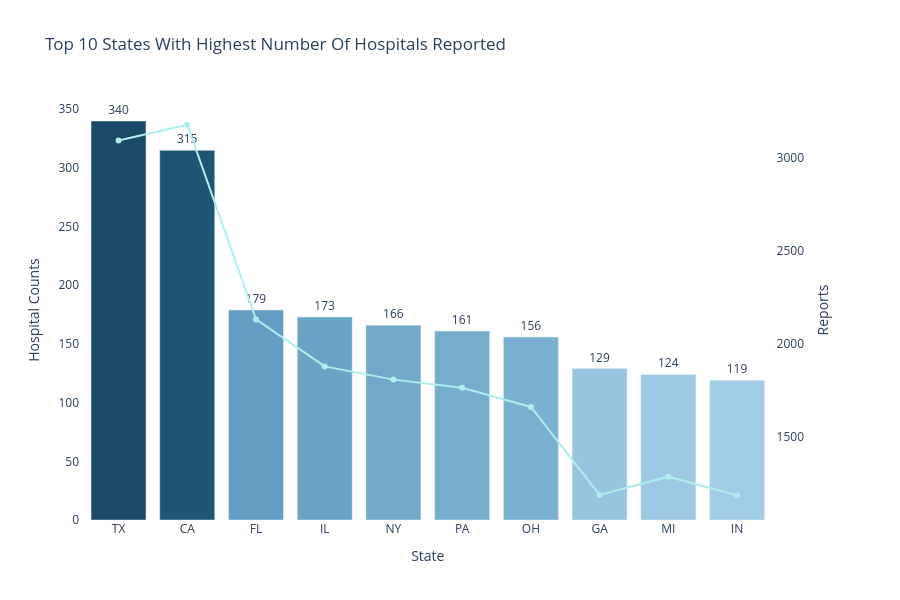

The notebook cell this image was saved under:
### Code cell
top_10_state_hospitals = data.query("reports_availability == 'Available'").groupby("state").agg(hospital_counts=("hospital_name", 'nunique'), reports=("reports_availability", "count")).nlargest(columns="reports",n=10).sort_values(by="hospital_counts", ascending=False).reset_index()

fig = make_subplots(specs=[[{"secondary_y":True}]])
fig.add_trace(go.Bar(x=top_10_state_hospitals['state'], 
                     y=top_10_state_hospitals['hospital_counts'], 
                     name="Hospitals",
                     text=top_10_state_hospitals['hospital_counts'], 
                     textposition="outside", 
                     marker=dict(color=top_10_state_hospitals['hospital_counts'], colorscale=["#A2CDE6", "#2C79A5", "#1B4A66"]),
                     hovertemplate="%{y}",
                     showlegend=False),secondary_y=False)

fig.add_trace(go.Scatter(x=top_10_state_hospitals['state'],
                         y=top_10_state_hospitals['reports'],
                         name="Reports",
                         marker=dict(color="paleturquoise"),
                         mode="lines+markers",
                         showlegend=False),secondary_y=True)

fig.update_xaxes(title="State")
fig.update_yaxes( title="Hospital Counts")
fig.update_yaxes( title="Reports", secondary_y=True)

fig.update_traces(cliponaxis=False)
fig.update_layout(title="Top 10 States With Highest Number Of Hospitals Reported",
                  height=600, 
                  plot_bgcolor='rgba(0,0,0,0)',
                  hovermode='x unified')
fig.show()

### Figure 1 — Plotly figure (JSON) as saved in the notebook; plotly's stock layout.template omitted (floating-point values rounded to 4 significant figures)
{"data": [{"cliponaxis": false, "hovertemplate": "%{y}", "marker": {"color": [340, 315, 179, 173, 166, 161, 156, 129, 124, 119], "colorscale": [[0, "#A2CDE6"], [0.5, "#2C79A5"], [1, "#1B4A66"]]}, "name": "Hospitals", "showlegend": false, "text": [340.0, 315.0, 179.0, 173.0, 166.0, 161.0, 156.0, 129.0, 124.0, 119.0], "textposition": "outside", "type": "bar", "x": ["TX", "CA", "FL", "IL", "NY", "PA", "OH", "GA", "MI", "IN"], "xaxis": "x", "y": [340, 315, 179, 173, 166, 161, 156, 129, 124, 119], "yaxis": "y"}, {"cliponaxis": false, "marker": {"color": "paleturquoise"}, "mode": "lines+markers", "name": "Reports", "showlegend": false, "type": "scatter", "x": ["TX", "CA", "FL", "IL", "NY", "PA", "OH", "GA", "MI", "IN"], "xaxis": "x", "y": [3092, 3177, 2130, 1877, 1806, 1762, 1659, 1186, 1284, 1184], "yaxis": "y2"}], "layout": {"height": 600, "hovermode": "x unified", "plot_bgcolor": "rgba(0,0,0,0)", "title": {"text": "Top 10 States With Highest Number Of Hospitals Reported"}, "xaxis": {"anchor": "y", "domain": [0, 0.94], "title": {"text": "State"}}, "yaxis": {"anchor": "x", "domain": [0, 1], "title": {"text": "Hospital Counts"}}, "yaxis2": {"anchor": "x", "overlaying": "y", "side": "right", "title": {"text": "Reports"}}}}
